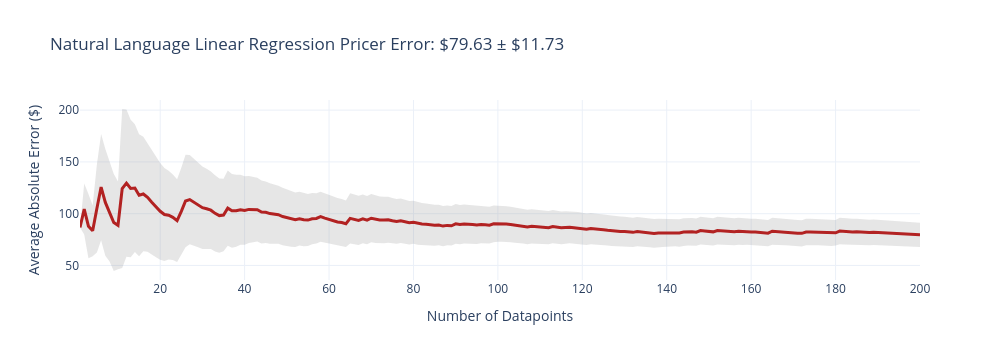
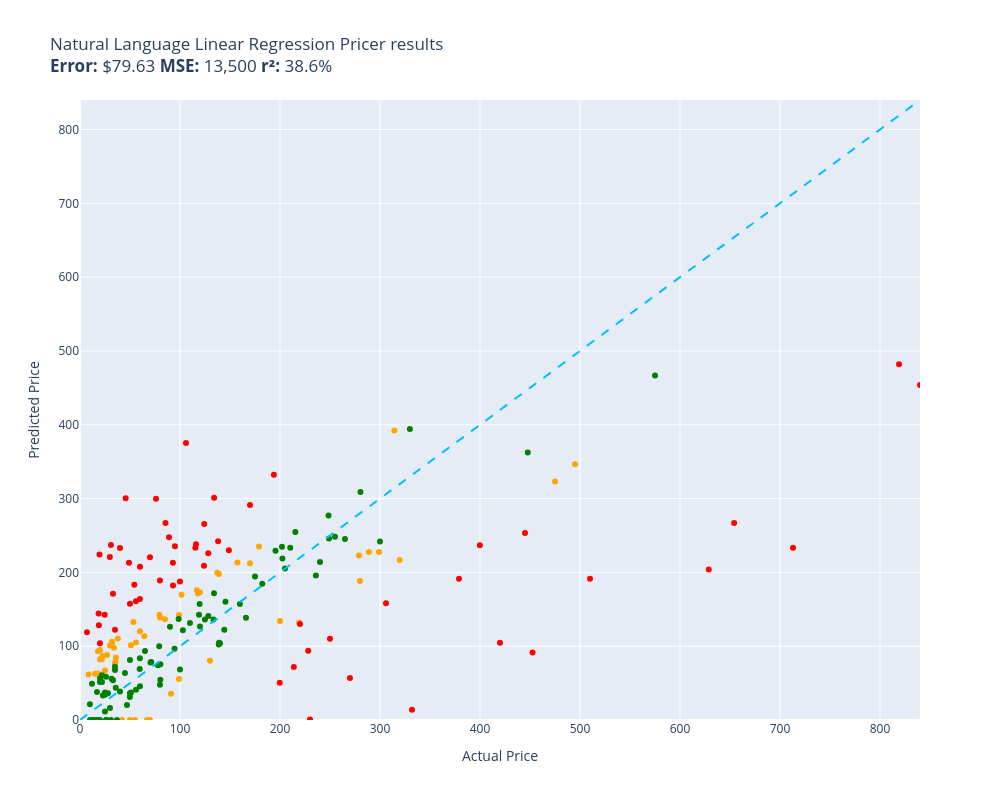

Notebook code cell kept with these figures, in order:
### Code cell
evaluate(natural_language_linear_regression_pricer, test)

### Figure 1 — Plotly figure (JSON) as saved in the notebook; plotly's stock layout.template omitted (floating-point values rounded to 4 significant figures; data arrays with more than 128 entries replaced by an {"elided": "..."} marker saying what was removed)
{"data": [{"fill": "toself", "fillcolor": "rgba(128,128,128,0.2)", "hoverinfo": "skip", "line": {"color": "rgba(255,255,255,0)"}, "name": "95% CI", "showlegend": false, "type": "scatter", "x": {"elided": "400 int values"}, "y": {"elided": "400 float values"}}, {"customdata": {"elided": "200x1 float values"}, "hovertemplate": "n=%{x}<br>Avg Error=$%{y:,.2f}<br>±95% CI=$%{customdata[0]:,.2f}<extra></extra>", "line": {"color": "firebrick", "width": 3}, "mode": "lines", "name": "Cumulative Avg Error", "type": "scatter", "x": {"elided": "200 int values"}, "y": {"elided": "200 float values"}}], "layout": {"height": 360, "showlegend": false, "title": {"text": "Natural Language Linear Regression Pricer Error: $79.63 ± $11.73"}, "width": 1000, "xaxis": {"title": {"text": "Number of Datapoints"}}, "yaxis": {"title": {"text": "Average Absolute Error ($)"}}}}

### Figure 2 — Plotly figure (JSON) as saved in the notebook; plotly's stock layout.template omitted (floating-point values rounded to 4 significant figures)
{"data": [{"customdata": [["Old Blood Noise Excess V2 Distortion Cho...\nGuess=$132.25 Actual=$219.00"], ["NewPower99 Battery Kit for Samsung Galax...\nGuess=$0.00 Actual=$54.95"], ["EXMAX NG-10X Fresnel Lens Focusing Adapt...\nGuess=$0.00 Actual=$69.98"], ["46mm Digital Pro High-Resolution Close-U...\nGuess=$82.37 Actual=$19.99"], ["GJY Portable TV,10.6 inch Mini TV for AT...\nGuess=$142.71 Actual=$79.36"], ["HK SYSTEMS 13\" Heavy Duty Black \"Push\" O...\nGuess=$136.35 Actual=$84.95"], ["Mini PC, Kinupute Desktop Computer E3-12...\nGuess=$346.55 Actual=$495.00"], ["10GBase-LR SFP+ Transceiver, Handar 10GB...\nGuess=$94.92 Actual=$19.99"], ["Deco Mount Pro Tripod Microphone Stand w...\nGuess=$120.16 Actual=$59.95"], ["Southwire 120V/15A Right Angle User Atta...\nGuess=$110.50 Actual=$37.87"], ["DALDED LED Light Kit for Lego Sonic Gree...\nGuess=$67.00 Actual=$24.99"], ["152MM Hole Saws M42 Bi-Metal High Speed ...\nGuess=$93.11 Actual=$17.99"], ["Baseball Backpacks Large 18 Inch Bookbag...\nGuess=$103.24 Actual=$31.77"], ["Adams Check Payment and Deposit Register...\nGuess=$78.52 Actual=$35.49"], ["3D Tree Hole Branches 075 Stair Risers D...\nGuess=$80.29 Actual=$129.99"], ["KOHLER 18865-CP Filtered Water Faucet, P...\nGuess=$323.15 Actual=$475.00"], ["Projector, CRAZVIEW Projector with WiFi ...\nGuess=$132.74 Actual=$53.40"], ["Festool 492370 Platin 2 S1000 Grit 6-Inc...\nGuess=$35.43 Actual=$91.00"], ["Miyaya@ Funny Animal Masks Collection fo...\nGuess=$63.03 Actual=$16.99"], ["Trail Gear Twin Stick Kit for Top Shift ...\nGuess=$188.23 Actual=$279.92"], ["Beck/Arnley 0421945 Air Filter\nGuess=$84.66 Actual=$35.87"], ["Ceramic Talavera Mexican Tile 4x4\", 9 Pi...\nGuess=$100.90 Actual=$29.95"], ["Marvel Legends Series X-Men 6-Inch Archa...\nGuess=$55.70 Actual=$98.95"], ["Intrepid International Dressage Letters-...\nGuess=$87.95 Actual=$26.99"], ["EMART Photography C Stand with Boom Arm,...\nGuess=$173.00 Actual=$119.99"], ["Replacement Remote Control for PANASONIC...\nGuess=$76.48 Actual=$34.95"], ["KS K-STORM Replacement Silicone Mushroom...\nGuess=$61.68 Actual=$8.50"], ["LSSAGOON Backpack for Women Teen Kids Gi...\nGuess=$97.97 Actual=$33.99"], ["Grey Pneumatic 1311SD Impact Socket Set\nGuess=$213.45 Actual=$157.43"], ["4pc Wheel Spacers Adapters 4\" (2inch Per...\nGuess=$175.78 Actual=$116.95"], ["LSI Broadcom SAS 9300-8i 8-port 12Gb/s S...\nGuess=$171.51 Actual=$118.00"], ["Mikrotik RB3011UIAS-RM RouterBOARD 10xGi...\nGuess=$227.71 Actual=$299.00"], ["AC Compressor & A/C Kit For BMW 335i 335...\nGuess=$392.18 Actual=$314.41"], ["Linkloos Solar Street Lights Outdoor Wat...\nGuess=$105.04 Actual=$55.99"], ["Universal Power Group 12V 100Ah Sealed L...\nGuess=$134.25 Actual=$199.99"], ["Auertech Portable Washing Machine, 14lbs...\nGuess=$142.27 Actual=$98.99"], ["18 Inch White Undermount Kitchen Sink - ...\nGuess=$235.01 Actual=$179.00"], ["New Replacement seat cover fits Yamaha M...\nGuess=$197.76 Actual=$138.95"], ["Evan Fischer Radiator Cooling Fan Assemb...\nGuess=$199.38 Actual=$137.34"], ["Raspberry Pi 3 Model B+ Aluminum Case Me...\nGuess=$62.72 Actual=$14.99"], ["LCD Screen for Dell Inspiron 17R 17.3\" H...\nGuess=$113.52 Actual=$64.37"], ["CTLAMP XL-2100 Professional Quality XL-2...\nGuess=$105.98 Actual=$32.00"], ["Baumgartens Sicurix Blank PVC ID Cards (...\nGuess=$61.82 Actual=$19.11"], ["VIPMOTOZ Sequential Turn Signal Premium ...\nGuess=$223.02 Actual=$278.94"], ["Venom Power Terra Hunter R/T+ R/T All-Te...\nGuess=$216.70 Actual=$319.65"], ["Audio Techinca ATW-T1002 System 10 Handh...\nGuess=$227.64 Actual=$289.00"], ["LD Compatible Ink Cartridge Replacement ...\nGuess=$0.00 Actual=$41.99"], ["BXYJY for Samsung Galaxy Z Fold 3 Case w...\nGuess=$0.00 Actual=$49.99"], ["sabermaster TCG Playmat yugioh playmat T...\nGuess=$82.31 Actual=$21.99"], ["Star Wars Die-Cast Metal TITANIUM Series...\nGuess=$86.77 Actual=$22.70"], ["DuraGo BR5330 Front Vented Disc Brake Ro...\nGuess=$169.69 Actual=$101.51"], ["KZ ZS10 Pro in Ear Monitor Headphone KZ ...\nGuess=$0.00 Actual=$66.99"], ["Pyle 2x120 Watt Home Audio Speaker Power...\nGuess=$101.16 Actual=$50.92"], ["MonMount Triple Monitor Stand Freestandi...\nGuess=$138.94 Actual=$79.99"], ["Xiaomi Redmi 10 2022 NFC 4G LTE (128GB +...\nGuess=$212.42 Actual=$169.99"]], "hovertemplate": "%{customdata[0]}<extra></extra>", "legendgroup": "orange", "marker": {"color": "orange", "size": 6, "symbol": "circle"}, "mode": "markers", "name": "orange", "orientation": "v", "showlegend": true, "type": "scatter", "x": [219.0, 54.95, 69.98, 19.99, 79.36, 84.95, 495.0, 19.99, 59.95, 37.87, 24.99, 17.99, 31.77, 35.49, 130.0, 475.0, 53.4, 91.0, 16.99, 279.9, 35.87, 29.95, 98.95, 26.99, 120.0, 34.95, 8.5, 33.99, 157.4, 117.0, 118.0, 299.0, 314.4, 55.99, 200.0, 98.99, 179.0, 138.9, 137.3, 14.99, 64.37, 32.0, 19.11, 278.9, 319.6, 289.0, 41.99, 49.99, 21.99, 22.7, 101.5, 66.99, 50.92, 79.99, 170.0], "xaxis": "x", "y": [132.3, 0.0, 0.0, 82.37, 142.7, 136.4, 346.6, 94.92, 120.2, 110.5, 67.0, 93.11, 103.2, 78.52, 80.29, 323.1, 132.7, 35.43, 63.03, 188.2, 84.66, 100.9, 55.7, 87.95, 173.0, 76.48, 61.68, 97.97, 213.5, 175.8, 171.5, 227.7, 392.2, 105.0, 134.2, 142.3, 235.0, 197.8, 199.4, 62.72, 113.5, 106.0, 61.82, 223.0, 216.7, 227.6, 0.0, 0.0, 82.31, 86.77, 169.7, 0.0, 101.2, 138.9, 212.4], "yaxis": "y"}, {"customdata": [["telpo Headlight Assembly Fit For 15 Camr...\nGuess=$238.19 Actual=$115.99"], ["Stand for Raven Pro Document Scanner - P...\nGuess=$220.94 Actual=$29.85"], ["RBC12-UPC Replacement Battery Cartridge ...\nGuess=$0.75 Actual=$229.99"], ["Bam France 2002XL Contoured Hightech Bla...\nGuess=$233.44 Actual=$713.00"], ["Metabo HPT 36V MultiVolt™ Cordless Rotar...\nGuess=$191.43 Actual=$379.00"], ["Innovative Percussion CB-6 Chamois Bass ...\nGuess=$183.37 Actual=$54.32"], ["LOVE MEI Galaxy S10 Lite Case, Military ...\nGuess=$170.93 Actual=$32.98"], ["CORSAIR Dominator Platinum RGB 32GB (2x1...\nGuess=$208.84 Actual=$124.00"], ["Bam Trekking 3027SB Single Black Clarine...\nGuess=$13.81 Actual=$332.00"], ["DEWALT 20V MAX* XR Impact Driver with Bl...\nGuess=$91.40 Actual=$452.53"], ["Scranton & Co 3 Drawer Mobile File Cabin...\nGuess=$233.23 Actual=$115.35"], ["Canon EOS Rebel T7 Digital SLR Camera wi...\nGuess=$481.92 Actual=$819.00"], ["Task T24287 Roman Ogee Router Bit with 1...\nGuess=$160.93 Actual=$55.88"], ["Travelpro Platinum Elite Slim Business L...\nGuess=$71.87 Actual=$213.83"], ["JRready ST6313 DT Deutsch Connector Kit,...\nGuess=$50.60 Actual=$199.68"], ["15\" Locking Shower Head Extension Arm in...\nGuess=$189.12 Actual=$79.95"], ["Mylites+ Standard Comic Book Mylar Sleev...\nGuess=$122.39 Actual=$34.99"], ["Dakota Alert MURS Alert Probe Sensor - M...\nGuess=$130.02 Actual=$219.99"], ["Diversitech WG840585 Motor, (Ddb) 1/3Hp,...\nGuess=$301.18 Actual=$134.12"], ["Retevis RT68 Soft Earhook Walkie Talkie ...\nGuess=$119.04 Actual=$6.99"], ["MC: Pindicator (Dual Intensity Amber)\nGuess=$232.96 Actual=$40.00"], ["Poison Spyder 10-08-020 Rocker Knocker\nGuess=$204.01 Actual=$628.76"], ["Lighted Triangle Mirror Cabinet Bathroom...\nGuess=$253.38 Actual=$445.00"], ["BESTILL Wall Mounted Shower Faucet Set, ...\nGuess=$299.82 Actual=$76.00"], ["Engine Thermostat, Replace 19301-PAA-306...\nGuess=$128.39 Actual=$18.89"], ["Dell Optiplex 390 Desktop Computer i3 3....\nGuess=$265.70 Actual=$124.27"], ["Neporal Full Spectrum Light Bulb, 6000K ...\nGuess=$144.25 Actual=$18.59"], ["LEGO Marvel Avengers War Machine Buster ...\nGuess=$163.98 Actual=$59.95"], ["Kingston Brass KS269SN Kingston Clawfoot...\nGuess=$158.32 Actual=$305.99"], ["KOHLER K-1185540-CP Assembly-Slider\nGuess=$300.38 Actual=$45.67"], ["Trim Kit for 2-handle Shower & Tub Valve...\nGuess=$235.49 Actual=$94.99"], ["iPhone 12/12 Pro Nicaragua Guardabarranc...\nGuess=$104.11 Actual=$19.97"], ["Pioneer 2AM401-BN Two Handle Kitchen Fau...\nGuess=$93.75 Actual=$228.22"], ["Aeromotive 13304 Regulator, X1 Adjustabl...\nGuess=$57.02 Actual=$269.95"], ["4LT LUMINETTE Vanity Opal GLS BSN\nGuess=$187.70 Actual=$99.99"], ["Canon Sure Shot 90u 35mm Date Camera\nGuess=$236.69 Actual=$399.89"], ["Wilkinson LOW GAUSS Vintage Tone Strat S...\nGuess=$237.22 Actual=$30.93"], ["Ibanez M510OVS Acoustic Mandolin in Vint...\nGuess=$291.40 Actual=$169.99"], ["Berta (6 Pieces) 1-1/4 inch Overlay, 90 ...\nGuess=$142.64 Actual=$24.66"], ["CradlePoint Compact Broadband Router (CB...\nGuess=$247.65 Actual=$89.00"], ["ECCPP Power Steering Pump for 2009-2010 ...\nGuess=$266.82 Actual=$85.48"], ["Skullcandy Hesh Evo Bluetooth Headphones...\nGuess=$220.41 Actual=$69.99"], ["ROHL WSGUM3018WH Wire Sink Grids, White\nGuess=$225.92 Actual=$128.28"], ["ASUS VY279HE-W 27” 1080P Monitor - White...\nGuess=$242.07 Actual=$138.10"], ["Music Hall pa15.3 MM/MC Phono Preamplifi...\nGuess=$110.08 Actual=$250.00"], ["Lorell Bell Chair Glide, 2.5\", Black\nGuess=$224.24 Actual=$19.50"], ["4 Inches Rolled Muffler Tip Catback Exha...\nGuess=$332.19 Actual=$193.88"], ["Competition Clutch Disc and Pressure Pla...\nGuess=$191.37 Actual=$510.00"], ["KUNFINE Android Radio CarPlay & Android ...\nGuess=$375.16 Actual=$106.00"], ["A-Premium Front Suspension Steering Knuc...\nGuess=$213.17 Actual=$48.99"], ["Dell XPS 13 9343-2727SLV 13.3\" Full HD S...\nGuess=$453.96 Actual=$839.99"], ["Pacific Drums PDCM1618TTRB 16 x 18 Inche...\nGuess=$104.52 Actual=$419.99"], ["Vinyl Soft Top Roll-up Adjustable Truck ...\nGuess=$230.08 Actual=$148.88"], ["Samsung DA97-07603B Freezer Ice Maker As...\nGuess=$182.15 Actual=$93.02"], ["Blanco 230966 Valea Stainless Steel Sink...\nGuess=$213.05 Actual=$92.88"], ["Empava 24\" Single Wall Ovens 10 Cooking ...\nGuess=$266.79 Actual=$654.14"], ["Viola Bow 4/4 Full Size Carbon Fiber (Bl...\nGuess=$157.43 Actual=$49.99"], ["Fender Hendrix Voodoo Child Coiled Instr...\nGuess=$207.74 Actual=$59.99"]], "hovertemplate": "%{customdata[0]}<extra></extra>", "legendgroup": "red", "marker": {"color": "red", "size": 6, "symbol": "circle"}, "mode": "markers", "name": "red", "orientation": "v", "showlegend": true, "type": "scatter", "x": [116.0, 29.85, 230.0, 713.0, 379.0, 54.32, 32.98, 124.0, 332.0, 452.5, 115.3, 819.0, 55.88, 213.8, 199.7, 79.95, 34.99, 220.0, 134.1, 6.99, 40.0, 628.8, 445.0, 76.0, 18.89, 124.3, 18.59, 59.95, 306.0, 45.67, 94.99, 19.97, 228.2, 269.9, 99.99, 399.9, 30.93, 170.0, 24.66, 89.0, 85.48, 69.99, 128.3, 138.1, 250.0, 19.5, 193.9, 510.0, 106.0, 48.99, 840.0, 420.0, 148.9, 93.02, 92.88, 654.1, 49.99, 59.99], "xaxis": "x", "y": [238.2, 220.9, 0.7495, 233.4, 191.4, 183.4, 170.9, 208.8, 13.81, 91.4, 233.2, 481.9, 160.9, 71.87, 50.6, 189.1, 122.4, 130.0, 301.2, 119.0, 233.0, 204.0, 253.4, 299.8, 128.4, 265.7, 144.3, 164.0, 158.3, 300.4, 235.5, 104.1, 93.75, 57.02, 187.7, 236.7, 237.2, 291.4, 142.6, 247.7, 266.8, 220.4, 225.9, 242.1, 110.1, 224.2, 332.2, 191.4, 375.2, 213.2, 454.0, 104.5, 230.1, 182.1, 213.1, 266.8, 157.4, 207.7], "yaxis": "y"}, {"customdata": [["SuppliesOutlet Compatible Toner Cartridg...\nGuess=$122.43 Actual=$144.29"], ["ACDelco GM Original Equipment FW339 Fron...\nGuess=$254.62 Actual=$215.33"], ["8544771 Dryer Heating Element, 279816 Th...\nGuess=$43.79 Actual=$35.74"], ["Pump Head TBVECHI 175PSI 4KW 5.5HP 21CFM...\nGuess=$394.18 Actual=$329.90"], ["Panasonic KX-TG6511B DECT 6.0 PLUS Expan...\nGuess=$99.81 Actual=$79.20"], ["LD Products Compatible Toner Cartridge R...\nGuess=$81.30 Actual=$49.98"], ["APS iBoard 6-inch Aluminum (Black Powder...\nGuess=$233.35 Actual=$210.23"], ["PEMP E65 E66 CDC Simulate Optical Fiber ...\nGuess=$142.62 Actual=$119.00"], ["Intermatic PX300 12V 300W Transformer wi...\nGuess=$171.60 Actual=$134.00"], ["SKB iSeries 3i-13096-6KP Case for BlackM...\nGuess=$194.37 Actual=$174.99"], ["June Garden 12\" Sweet Dolly Charlotte - ...\nGuess=$56.11 Actual=$19.99"], ["Aolemi Oil Rubbed Bronze Single Function...\nGuess=$136.81 Actual=$98.65"], ["Clementoni 39132.5 Jigsaw Puzzle 1,000 P...\nGuess=$47.86 Actual=$79.95"], ["GanFindX Portable Car Hand Controls for ...\nGuess=$157.08 Actual=$159.90"], ["KOMPUTERBAY 4GB 2X 2GB DDR2 1066MHz PC2-...\nGuess=$54.59 Actual=$80.34"], ["Evergreen HSHB2005 Cylinder Head Gasket ...\nGuess=$69.26 Actual=$59.69"], ["Tidal Front + Rear Fender Flares 4PC Poc...\nGuess=$248.28 Actual=$254.99"], ["Wenger City Upgrade Laptop Backpack with...\nGuess=$160.10 Actual=$145.42"], ["AUTOFREE LED Tail Lights Assembly Compat...\nGuess=$234.78 Actual=$201.99"], ["Fjallraven, Kanken Laptop 15\" Backpack f...\nGuess=$157.14 Actual=$119.65"], ["Evan-Fischer Front Bumper Cover Compatib...\nGuess=$218.96 Actual=$202.38"], ["Laisomeke Waterproof Junction Box, Unive...\nGuess=$0.00 Actual=$11.99"], ["Sumerain S1339CM Double Handle Widesprea...\nGuess=$195.89 Actual=$235.86"], ["Webcem Solar Shed Light Outdoor Indoor, ...\nGuess=$74.32 Actual=$77.96"], ["Western Digital Enterprise RE4-GP 2TB SA...\nGuess=$131.26 Actual=$109.95"], ["DIMARZIO 204284 DP 163FBK Blues Bucker G...\nGuess=$126.20 Actual=$89.99"], ["VLAND LED Smoked Taillights Compatible F...\nGuess=$213.96 Actual=$239.99"], ["PM Auto Front Right Quick Complete Strut...\nGuess=$136.04 Actual=$124.94"], ["Tablet PC Cover Compatible with Lenovo T...\nGuess=$55.97 Actual=$31.61"], ["Ultra Duster Canned Air Net 10 Oz 6-Pack\nGuess=$31.20 Actual=$49.90"], ["IQShield Screen Protector Compatible wit...\nGuess=$21.18 Actual=$9.95"], ["Liberty Imports 12 Pack: US Military Toy...\nGuess=$37.80 Actual=$16.98"], ["Pidoko Kids Train Table, Grey with 90 Pc...\nGuess=$126.72 Actual=$119.97"], ["Satco S9596, 4 Count (Pack of 1), 4.18\nGuess=$49.12 Actual=$12.00"], ["ANZO USA 111207 GMC SIERRA 99-06 / YUKON...\nGuess=$184.51 Actual=$182.28"], ["KUNN Small Electrician Tool Pouch Utilit...\nGuess=$51.59 Actual=$21.99"], ["Walker Exhaust Ultra EPA 16478 Direct Fi...\nGuess=$466.81 Actual=$574.99"], ["GE RPWF SmartWater Comparable Refrigerat...\nGuess=$0.00 Actual=$36.99"], ["Urth 62mm UV, Circular Polarizing (CPL),...\nGuess=$104.50 Actual=$139.00"], ["MGP Caliper Covers 39011SACURD Red Powde...\nGuess=$245.87 Actual=$249.00"], ["Royal Designs, Inc. Decorative Abundant ...\nGuess=$37.09 Actual=$24.95"], ["NewFantasia Replacement Audio Cable with...\nGuess=$0.00 Actual=$31.00"], ["MONOCARBON Forged Carbon Fiber Case for ...\nGuess=$45.58 Actual=$59.99"], ["DuraGo 29515020 Front Hub Assembly\nGuess=$140.73 Actual=$128.34"], ["MXR Carbon Copy Deluxe Analog Delay Guit...\nGuess=$229.46 Actual=$195.50"], ["Chalkboard Name Badges with Magnetic Bac...\nGuess=$51.58 Actual=$19.95"], ["GENUINE VOLVO THERMOSTAT (3.0, 3.2) S60 ...\nGuess=$121.56 Actual=$102.85"], ["USB Charger, CIVIE High Speed 60W Multip...\nGuess=$0.00 Actual=$15.99"], ["Pyle Wireless Rear View Backup Camera - ...\nGuess=$77.92 Actual=$70.45"], ["Cardone 84-58642 New HEI Electronic Dist...\nGuess=$138.58 Actual=$165.99"], ["Hp Pavilion P7-1257c Motherboard Aahd3-h...\nGuess=$83.55 Actual=$59.86"], ["Kastar Battery Pack Replacement for Sony...\nGuess=$0.00 Actual=$19.99"], ["Amana Tool - SC587 Carbide Tipped 3-Wing...\nGuess=$78.45 Actual=$71.23"], ["AZX Stylus Pencil for Apple iPad Pro 202...\nGuess=$16.27 Actual=$29.99"], ["UPR Mach 1 Chin Spoiler Fits 94-98 Musta...\nGuess=$93.52 Actual=$64.99"], ["SP Air Corporation SP-8102BU 1/4-Inch He...\nGuess=$205.36 Actual=$204.99"], ["Diversitech UC2436-3 Ultralite Condenser...\nGuess=$75.55 Actual=$80.39"], ["200 ' feet True 14 Gauge AWG CCA Speaker...\nGuess=$63.73 Actual=$44.95"], ["APS iBoard (304 Stainless Steel Polished...\nGuess=$245.17 Actual=$264.95"], ["200 Couples Conversation Cards - Enjoy B...\nGuess=$53.84 Actual=$32.97"], ["The Puppet Company - Carpet-Unicorn, Whi...\nGuess=$0.00 Actual=$19.00"], ["KYX Racing Hardened Steel Center Drive S...\nGuess=$20.19 Actual=$46.99"], ["StonKraft Brass Chess Board Game Set wit...\nGuess=$103.95 Actual=$140.00"], ["OEM Samsung Remote Control Shipped with ...\nGuess=$40.85 Actual=$56.00"], ["Custom Engagement Logo Desk Embosser Sea...\nGuess=$36.09 Actual=$49.95"], ["520 Pieces Christmas Envelope Seal Stick...\nGuess=$0.00 Actual=$25.99"], ["BestPricedDecals Wine A BIT, You'll Feel...\nGuess=$0.00 Actual=$12.98"], ["VATOS 4 Packs Bubble Machine Gun for Kid...\nGuess=$33.13 Actual=$22.88"], ["Steering Wheel, Carbon Fiber Automotive ...\nGuess=$362.27 Actual=$447.74"], ["VONADO Space Wars Colonial Viper MK1 Bui...\nGuess=$38.72 Actual=$39.99"], ["Replacement Remote Control fit for Sony ...\nGuess=$0.00 Actual=$9.99"], ["Disney Princess Sparkling Princess Sleep...\nGuess=$34.35 Actual=$24.95"], ["Glovion Music Stand Light, Clip On Piano...\nGuess=$36.13 Actual=$27.99"], ["Intex River Run Connect Lounge (Four)\nGuess=$96.41 Actual=$94.49"], ["Think Gizmos Build Your Own Robot Toys f...\nGuess=$11.64 Actual=$24.95"], ["HP Laserjet 2100 Laser Printer W/Test Pr...\nGuess=$241.89 Actual=$299.98"], ["PowerSport Front Rear Brakes and Rotors ...\nGuess=$276.94 Actual=$248.51"], ["VTech Strum and Jam Kidi Musical Guitar ...\nGuess=$60.65 Actual=$21.99"], ["Targus CityGear Durable Backpack, Black,...\nGuess=$136.21 Actual=$133.43"], ["W11130208 W10695459 Refrigerator LED Mod...\nGuess=$0.00 Actual=$26.59"], ["Jada Toys Ryan's World Combo Panda Airli...\nGuess=$72.03 Actual=$34.94"], ["STICKGOO Peel and Stick Backsplash for K...\nGuess=$67.79 Actual=$34.99"], ["Garmin 010-12402-10 GT15M-TM Transom-Mou...\nGuess=$102.38 Actual=$138.74"], ["Fitness Center Gym Room Weight Train Dua...\nGuess=$68.37 Actual=$99.99"], ["For Volvo C70 S70 V70 V40 S40 AC Compres...\nGuess=$308.78 Actual=$280.41"], ["Refresh NSF-53 Premium Replacement Refri...\nGuess=$37.16 Actual=$50.99"], ["NICKSTON Red Sparkling Glitter Slim Band...\nGuess=$58.70 Actual=$25.99"]], "hovertemplate": "%{customdata[0]}<extra></extra>", "legendgroup": "green", "marker": {"color": "green", "size": 6, "symbol": "circle"}, "mode": "markers", "name": "green", "orientation": "v", "showlegend": true, "type": "scatter", "x": [144.3, 215.3, 35.74, 329.9, 79.2, 49.98, 210.2, 119.0, 134.0, 175.0, 19.99, 98.65, 79.95, 159.9, 80.34, 59.69, 255.0, 145.4, 202.0, 119.7, 202.4, 11.99, 235.9, 77.96, 110.0, 89.99, 240.0, 124.9, 31.61, 49.9, 9.95, 16.98, 120.0, 12.0, 182.3, 21.99, 575.0, 36.99, 139.0, 249.0, 24.95, 31.0, 59.99, 128.3, 195.5, 19.95, 102.8, 15.99, 70.45, 166.0, 59.86, 19.99, 71.23, 29.99, 64.99, 205.0, 80.39, 44.95, 264.9, 32.97, 19.0, 46.99, 140.0, 56.0, 49.95, 25.99, 12.98, 22.88, 447.7, 39.99, 9.99, 24.95, 27.99, 94.49, 24.95, 300.0, 248.5, 21.99, 133.4, 26.59, 34.94, 34.99, 138.7, 99.99, 280.4, 50.99, 25.99], "xaxis": "x", "y": [122.4, 254.6, 43.79, 394.2, 99.81, 81.3, 233.4, 142.6, 171.6, 194.4, 56.11, 136.8, 47.86, 157.1, 54.59, 69.26, 248.3, 160.1, 234.8, 157.1, 219.0, 0.0, 195.9, 74.32, 131.3, 126.2, 214.0, 136.0, 55.97, 31.2, 21.18, 37.8, 126.7, 49.12, 184.5, 51.59, 466.8, 0.0, 104.5, 245.9, 37.09, 0.0, 45.58, 140.7, 229.5, 51.58, 121.6, 0.0, 77.92, 138.6, 83.55, 0.0, 78.45, 16.27, 93.52, 205.4, 75.55, 63.73, 245.2, 53.84, 0.0, 20.19, 103.9, 40.85, 36.09, 0.0, 0.0, 33.13, 362.3, 38.72, 0.0, 34.35, 36.13, 96.41, 11.64, 241.9, 276.9, 60.65, 136.2, 0.0, 72.03, 67.79, 102.4, 68.37, 308.8, 37.16, 58.7], "yaxis": "y"}, {"hoverinfo": "skip", "line": {"color": "deepskyblue", "dash": "dash", "width": 2}, "mode": "lines", "name": "y = x", "showlegend": false, "type": "scatter", "x": [0, 840.0], "y": [0, 840.0]}], "layout": {"height": 800, "legend": {"title": {"text": "color"}, "tracegroupgap": 0}, "showlegend": false, "title": {"text": "Natural Language Linear Regression Pricer results<br><b>Error:</b> $79.63 <b>MSE:</b> 13,500 <b>r²:</b> 38.6%"}, "width": 1000, "xaxis": {"anchor": "y", "domain": [0, 1], "range": [0, 840.0], "title": {"text": "Actual Price"}}, "yaxis": {"anchor": "x", "domain": [0, 1], "range": [0, 840.0], "title": {"text": "Predicted Price"}}}}
